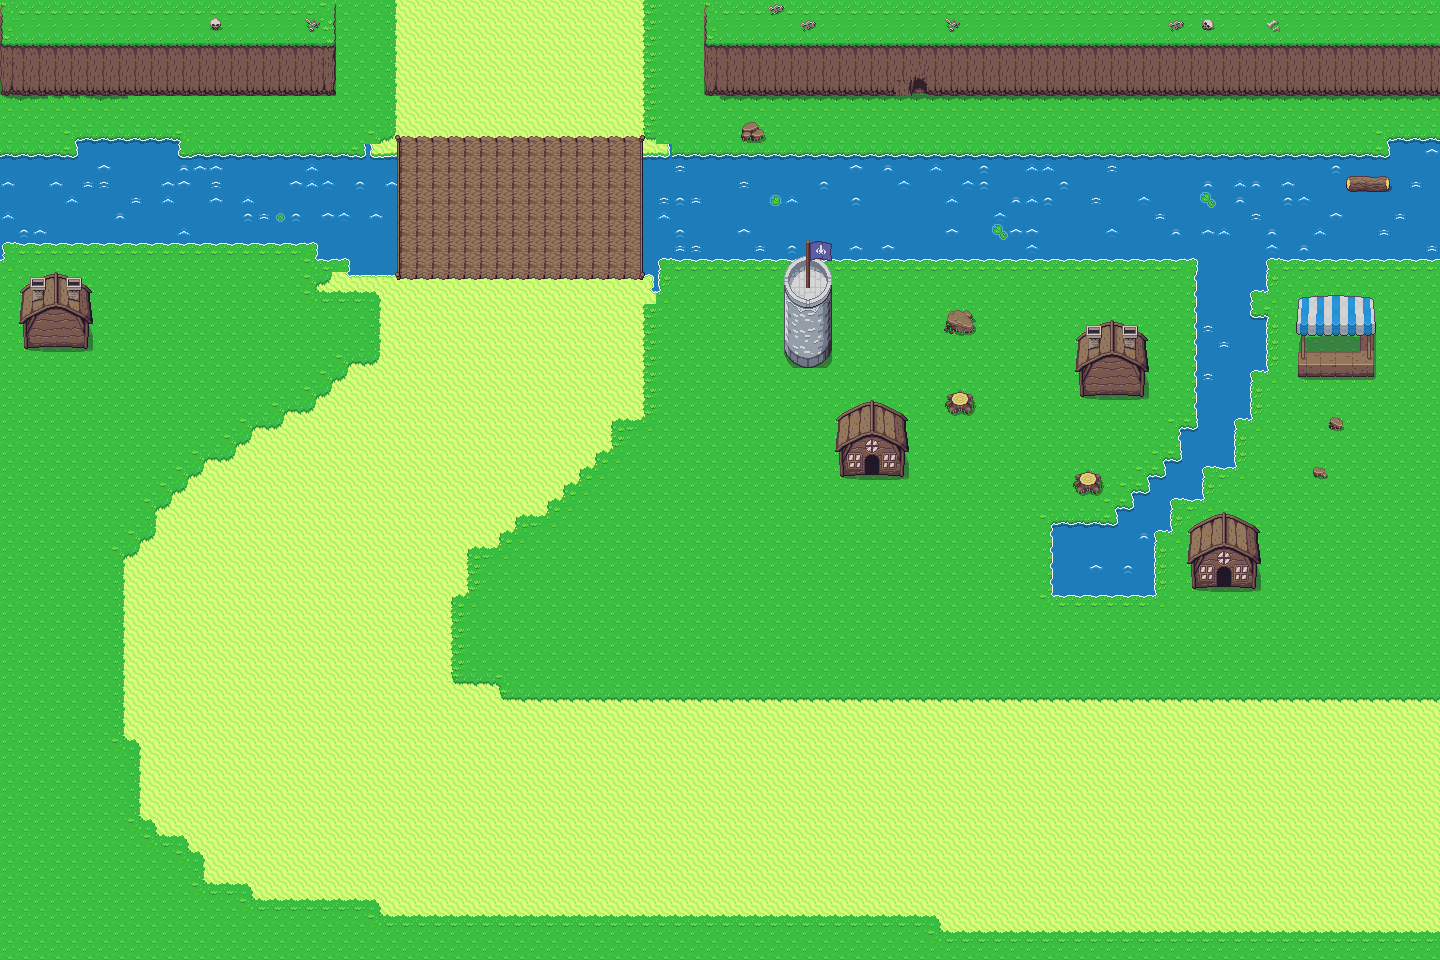

This game map was drawn from its Tiled (.tmx) file and the tilesets committed beside it. A one-line description and the trimmed map source follow:
An orthogonal 90x60 tile map with 16x16 px tiles, 3 tile layers (图块层 1, 图块层 2, 图块层 3).

<map version="1.10" tiledversion="1.10.2" orientation="orthogonal" renderorder="right-down" width="90" height="60" tilewidth="16" tileheight="16" infinite="0" nextlayerid="4" nextobjectid="1">
 <tileset firstgid="1" source="Overworld.tsx" />
 <layer id="1" name="图块层 1" width="90" height="60">
  <data>[5400 cells, 5400 non-empty, 41 distinct tile ids]</data>
 </layer>
 <layer id="2" name="图块层 2" width="90" height="60">
  <data>[5400 cells, 801 non-empty, 153 distinct tile ids]</data>
 </layer>
 <layer id="3" name="图块层 3" width="90" height="60">
  <data>[5400 cells, 13 non-empty, 10 distinct tile ids]</data>
 </layer>
</map>
